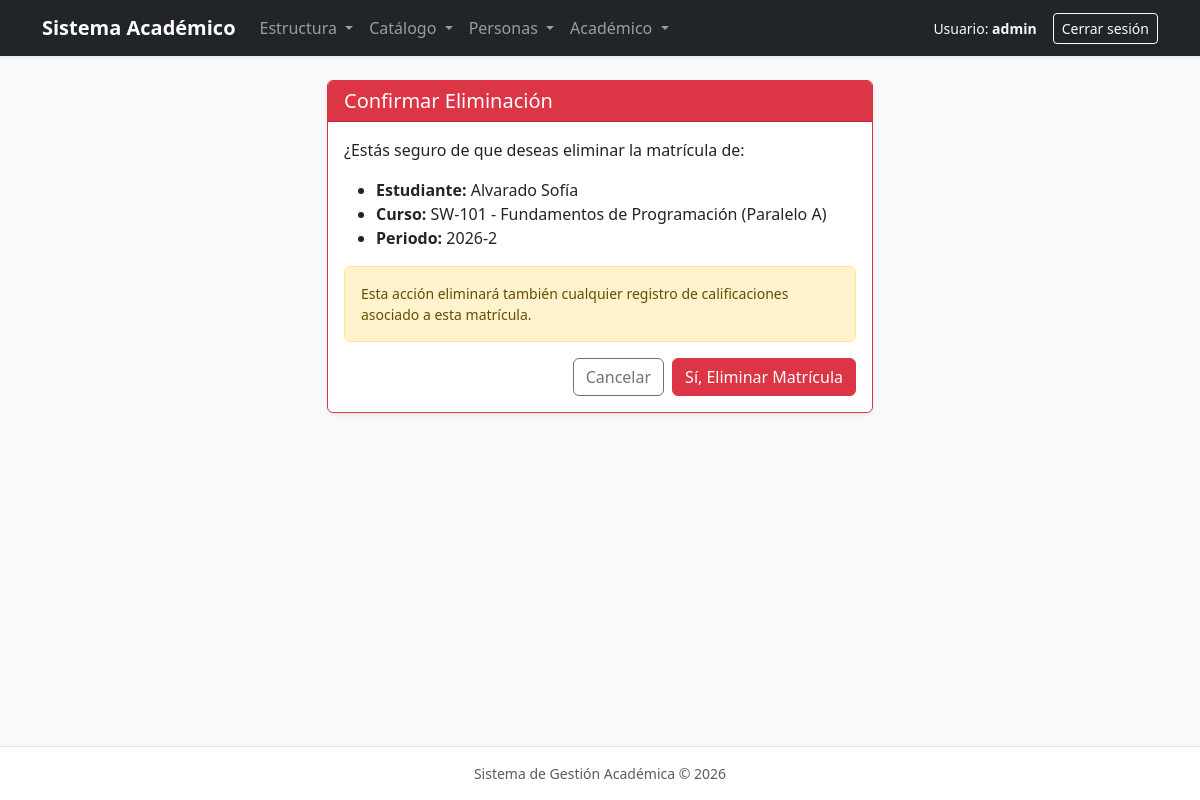
Screenshot of /academico/matriculas/3/eliminar/ (signed in) with the database file from the repository.
### academico/models.py (models this page shows, shortened)
class Matricula(ModeloBase):
    estudiante = models.ForeignKey(
        Estudiante, on_delete=models.PROTECT, related_name="matriculas"
    )
    seccion = models.ForeignKey(
        Seccion, on_delete=models.PROTECT, related_name="matriculas"
    )
    fecha = models.DateField(default=timezone.localdate)
    class Meta:
        verbose_name = "Matrícula"
        verbose_name_plural = "Matrículas"
        ordering = ["-fecha", "estudiante__apellidos"]
        constraints = [
            models.UniqueConstraint(
                fields=["estudiante", "seccion"],
                name="matricula_unica_estudiante_seccion",
            )
        ]

class Estudiante(ModeloBase):
    cedula = models.CharField(max_length=10, unique=True)
    nombres = models.CharField(max_length=100)
    apellidos = models.CharField(max_length=100)
    email = models.EmailField()
    telefono = models.CharField(max_length=15, blank=True)
    fecha_nacimiento = models.DateField(blank=True, null=True)  # opcional
    carrera = models.ForeignKey(
        Carrera, on_delete=models.PROTECT, related_name="estudiantes"
    )
    foto = models.ImageField(upload_to="estudiantes/", blank=True, null=True)
    class Meta:
        verbose_name = "Estudiante"
        verbose_name_plural = "Estudiantes"
        ordering = ["apellidos", "nombres"]
    @property
    def nombre_completo(self):
        return f"{self.apellidos} {self.nombres}"

class Seccion(ModeloBase):
    curso = models.ForeignKey(
        Curso, on_delete=models.PROTECT, related_name="secciones"
    )
    periodo = models.ForeignKey(
        Periodo, on_delete=models.PROTECT, related_name="secciones"
    )
    profesor = models.ForeignKey(
        Profesor, on_delete=models.PROTECT, related_name="secciones"
    )
    paralelo = models.CharField(max_length=5, default="A")
    jornada = models.CharField(
        max_length=10, choices=Jornada.choices, default=Jornada.DIURNA
    )
    cupo = models.PositiveSmallIntegerField(default=30)
    estudiantes = models.ManyToManyField(
        Estudiante,
        through="Matricula",
        related_name="secciones",
    )
    class Meta:
        verbose_name = "Sección"
        verbose_name_plural = "Secciones"
        ordering = ["-periodo__fecha_inicio", "curso__nombre", "paralelo"]
        constraints = [
            models.UniqueConstraint(
                fields=["curso", "periodo", "paralelo", "jornada"],
                name="seccion_unica_curso_periodo_paralelo_jornada",
            )
        ]

class Curso(ModeloBase):
    carrera = models.ForeignKey(
        Carrera, on_delete=models.PROTECT, related_name="cursos"
    )
    semestre = models.ForeignKey(
        Semestre, on_delete=models.PROTECT, related_name="cursos"
    )
    codigo = models.CharField(max_length=20, unique=True)
    nombre = models.CharField(max_length=150)
    creditos = models.PositiveSmallIntegerField(default=1)
    class Meta:
        verbose_name = "Curso"
        verbose_name_plural = "Cursos"
        ordering = ["carrera__nombre", "semestre__numero", "nombre"]

class Periodo(ModeloBase):
    nombre = models.CharField(max_length=20, unique=True)  # ej: "2026-1"
    fecha_inicio = models.DateField()
    fecha_fin = models.DateField()
    activo = models.BooleanField(default=True)
    class Meta:
        verbose_name = "Periodo"
        verbose_name_plural = "Periodos"
        ordering = ["-fecha_inicio"]  # el signo "-" ordena del más nuevo al más antiguo

### academico/views.py (the view, shortened to what this page needs)
# urls.py: path("matriculas/<int:pk>/eliminar/", MatriculaDeleteView.as_view(), name="matricula_eliminar"),
class MatriculaDeleteView(LoginRequiredMixin, DeleteView):
    model = Matricula
    template_name = "academico/matricula_eliminar.html"
    context_object_name = "matricula"
    success_url = reverse_lazy("academico:matricula_lista")

### academico/templates/academico/matricula_eliminar.html (shortened to what this page needs)
{% extends "base.html" %}
{% block contenido %}
<div class="row justify-content-center">
    <div class="col-md-6">
        <div class="card border-danger shadow-sm">
            <div class="card-header bg-danger text-white">
                <h5 class="mb-0">Confirmar Eliminación</h5>
            </div>
            <div class="card-body">
                <p>¿Estás seguro de que deseas eliminar la matrícula de:</p>
                <ul>
                    <li><strong>Estudiante:</strong> {{ matricula.estudiante.nombre_completo }}</li>
                    <li><strong>Curso:</strong> {{ matricula.seccion.curso.codigo }} - {{ matricula.seccion.curso.nombre }} (Paralelo {{ matricula.seccion.paralelo }})</li>
                    <li><strong>Periodo:</strong> {{ matricula.seccion.periodo.nombre }}</li>
                </ul>
                <div class="alert alert-warning small">
                    Esta acción eliminará también cualquier registro de calificaciones asociado a esta matrícula.
                </div>
                <form method="post" class="d-flex justify-content-end gap-2">
                    <a href="{% url 'academico:matricula_lista' %}" class="btn btn-outline-secondary">
                        Cancelar
                    </a>
                    <button type="submit" class="btn btn-danger">
                        Sí, Eliminar Matrícula
                    </button>
                </form>
            </div>
        </div>
    </div>
</div>
{% endblock %}

### academico/templates/base.html (shortened to what this page needs)
<!DOCTYPE html>
<html lang="es-ec">
<head>
    <link href="https://cdn.jsdelivr.net/npm/bootstrap@5.3.3/dist/css/bootstrap.min.css" rel="stylesheet">
</head>
<body class="bg-light d-flex flex-column min-vh-100">
    <nav class="navbar navbar-expand-lg navbar-dark bg-dark shadow-sm mb-4">
        <div class="container">
            <a class="navbar-brand fw-bold" href="{% url 'academico:inicio' %}">
                Sistema Académico
            </a>
            <div class="collapse navbar-collapse" id="menuPrincipal">
                {% if user.is_authenticated %}
                <ul class="navbar-nav me-auto mb-2 mb-lg-0">
                    <li class="nav-item dropdown">
                        <a class="nav-link dropdown-toggle" href="#" role="button" data-bs-toggle="dropdown" aria-expanded="false">
                            Estructura
                        </a>
                    </li>
                    <li class="nav-item dropdown">
                        <a class="nav-link dropdown-toggle" href="#" role="button" data-bs-toggle="dropdown" aria-expanded="false">
                            Catálogo
                        </a>
                    </li>
                    <li class="nav-item dropdown">
                        <a class="nav-link dropdown-toggle" href="#" role="button" data-bs-toggle="dropdown" aria-expanded="false">
                            Personas
                        </a>
                    </li>
                    <li class="nav-item dropdown">
                        <a class="nav-link dropdown-toggle" href="#" role="button" data-bs-toggle="dropdown" aria-expanded="false">
                            Académico
                        </a>
                    </li>
                </ul>
                <div class="d-flex align-items-center gap-3">
                    <span class="text-light small">
                        Usuario: <strong>{{ user.username }}</strong>
                    </span>
                    <form method="post" action="{% url 'logout' %}" class="m-0">
                        <button type="submit" class="btn btn-outline-light btn-sm">Cerrar sesión</button>
                    </form>
                </div>
                {% endif %}
            </div>
        </div>
    </nav>
    <main class="container flex-grow-1 mb-5">
        {% block contenido %}{% endblock %}
    </main>
    <footer class="bg-white border-top py-3 text-center text-muted small mt-auto">
        <div class="container">
            Sistema de Gestión Académica &copy; 2026
        </div>
    </footer>
</body>
</html>

### rows the page displays
Matricula: estudiante.nombre_completo "Alvarado Sofía", seccion.curso.codigo "SW-101", seccion.curso.nombre "Fundamentos de Programación", seccion.paralelo "A", seccion.periodo.nombre "2026-2"

### other values shown
{{ user.username }} "admin"
